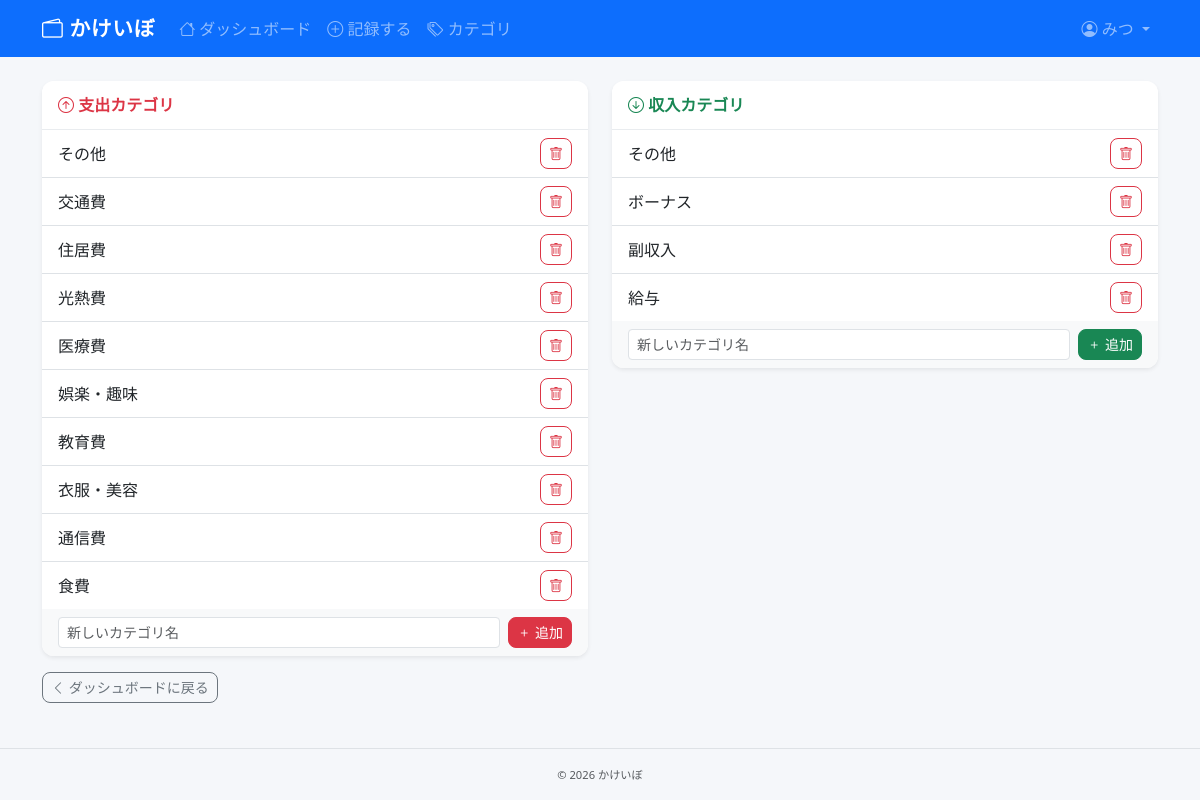
Page /categories (signed in) on the committed database.
### app/models.py (models this page shows, shortened)
class User(UserMixin, db.Model):
    __tablename__ = 'users'
    id = db.Column(db.Integer, primary_key=True)
    username = db.Column(db.String(64), unique=True, nullable=False)
    email = db.Column(db.String(120), unique=True, nullable=False)
    password_hash = db.Column(db.String(256), nullable=False)
    created_at = db.Column(db.DateTime, default=datetime.utcnow)
    categories = db.relationship('Category', backref='user', lazy='dynamic',
                                 cascade='all, delete-orphan')
    transactions = db.relationship('Transaction', backref='user', lazy='dynamic',
                                   cascade='all, delete-orphan')

class Category(db.Model):
    __tablename__ = 'categories'
    id = db.Column(db.Integer, primary_key=True)
    name = db.Column(db.String(50), nullable=False)
    type = db.Column(db.String(10), nullable=False)  # 'income' or 'expense'
    user_id = db.Column(db.Integer, db.ForeignKey('users.id'), nullable=False)
    transactions = db.relationship('Transaction', backref='category', lazy='dynamic')

### app/expenses/routes.py (the view)
@expenses.route('/categories')
@login_required
def categories():
    income_cats = (Category.query
                   .filter_by(user_id=current_user.id, type='income')
                   .order_by(Category.name).all())
    expense_cats = (Category.query
                    .filter_by(user_id=current_user.id, type='expense')
                    .order_by(Category.name).all())
    return render_template('expenses/categories.html',
                           income_cats=income_cats,
                           expense_cats=expense_cats)

### app/models.py (called while the page is built)
@login_manager.user_loader
def load_user(user_id):
    return User.query.get(int(user_id))

### app/templates/expenses/categories.html (shortened to what this page needs)
{% extends 'base.html' %}
{% block content %}
<div class="row g-4">
  <div class="col-md-6">
    <div class="card shadow-sm">
      <div class="card-header fw-semibold text-danger">
        <i class="bi bi-arrow-up-circle"></i> 支出カテゴリ
      </div>
      <ul class="list-group list-group-flush">
        {% for cat in expense_cats %}
        <li class="list-group-item d-flex justify-content-between align-items-center">
          <span>{{ cat.name }}</span>
          <form method="POST"
                action="{{ url_for('expenses.delete_category', category_id=cat.id) }}"
                onsubmit="return confirm('「{{ cat.name }}」を削除しますか？')">
            <button type="submit" class="btn btn-outline-danger btn-sm">
              <i class="bi bi-trash"></i>
            </button>
          </form>
        </li>
        {% else %}
        <li class="list-group-item text-muted">カテゴリがありません</li>
        {% endfor %}
      </ul>
      <div class="card-footer">
        <form method="POST" action="{{ url_for('expenses.add_category') }}" class="d-flex gap-2">
          <input type="text" class="form-control form-control-sm" name="name"
                 placeholder="新しいカテゴリ名" required>
          <button type="submit" class="btn btn-danger btn-sm text-nowrap">
            <i class="bi bi-plus"></i> 追加
          </button>
        </form>
      </div>
    </div>
  </div>
  <div class="col-md-6">
    <div class="card shadow-sm">
      <div class="card-header fw-semibold text-success">
        <i class="bi bi-arrow-down-circle"></i> 収入カテゴリ
      </div>
      <ul class="list-group list-group-flush">
        {% for cat in income_cats %}
        <li class="list-group-item d-flex justify-content-between align-items-center">
          <span>{{ cat.name }}</span>
          <form method="POST"
                action="{{ url_for('expenses.delete_category', category_id=cat.id) }}"
                onsubmit="return confirm('「{{ cat.name }}」を削除しますか？')">
            <button type="submit" class="btn btn-outline-danger btn-sm">
              <i class="bi bi-trash"></i>
            </button>
          </form>
        </li>
        {% else %}
        <li class="list-group-item text-muted">カテゴリがありません</li>
        {% endfor %}
      </ul>
      <div class="card-footer">
        <form method="POST" action="{{ url_for('expenses.add_category') }}" class="d-flex gap-2">
          <input type="text" class="form-control form-control-sm" name="name"
                 placeholder="新しいカテゴリ名" required>
          <button type="submit" class="btn btn-success btn-sm text-nowrap">
            <i class="bi bi-plus"></i> 追加
          </button>
        </form>
      </div>
    </div>
  </div>
</div>
<div class="mt-3">
  <a href="{{ url_for('expenses.index') }}" class="btn btn-outline-secondary btn-sm">
    <i class="bi bi-chevron-left"></i> ダッシュボードに戻る
  </a>
</div>
{% endblock %}

### app/templates/base.html (shortened to what this page needs)
<!DOCTYPE html>
<html lang="ja">
<head>
  <link rel="stylesheet" href="https://cdn.jsdelivr.net/npm/bootstrap@5.3.2/dist/css/bootstrap.min.css">
  <link rel="stylesheet" href="https://cdn.jsdelivr.net/npm/bootstrap-icons@1.11.3/font/bootstrap-icons.min.css">
  <link rel="stylesheet" href="{{ url_for('static', filename='css/style.css') }}">
</head>
<body>
{% if current_user.is_authenticated %}
<nav class="navbar navbar-expand-lg navbar-dark bg-primary">
  <div class="container">
    <a class="navbar-brand fw-bold" href="{{ url_for('expenses.index') }}">
      <i class="bi bi-wallet2"></i> かけいぼ
    </a>
    <div class="collapse navbar-collapse" id="navbarNav">
      <ul class="navbar-nav me-auto">
        <li class="nav-item">
          <a class="nav-link" href="{{ url_for('expenses.index') }}">
            <i class="bi bi-house"></i> ダッシュボード
          </a>
        </li>
        <li class="nav-item">
          <a class="nav-link" href="{{ url_for('expenses.add_transaction') }}">
            <i class="bi bi-plus-circle"></i> 記録する
          </a>
        </li>
        <li class="nav-item">
          <a class="nav-link" href="{{ url_for('expenses.categories') }}">
            <i class="bi bi-tags"></i> カテゴリ
          </a>
        </li>
      </ul>
      <ul class="navbar-nav">
        <li class="nav-item dropdown">
          <a class="nav-link dropdown-toggle" href="#" data-bs-toggle="dropdown">
            <i class="bi bi-person-circle"></i> {{ current_user.username }}
          </a>
        </li>
      </ul>
    </div>
  </div>
</nav>
{% endif %}
<main class="container py-4">
  {% block content %}{% endblock %}
</main>
<footer class="text-center text-muted py-3 border-top mt-auto">
  <small>&copy; 2026 かけいぼ</small>
</footer>
</body>
</html>

### app/static/css/style.css (style rules this page uses)
body { background-color: #f5f7fa; min-height: 100vh; display: flex; flex-direction: column; }
main { flex: 1; }
.navbar-brand { font-size: 1.3rem; letter-spacing: 0.03em; }
.card { border-radius: 0.75rem; border: none; box-shadow: 0 1px 4px rgba(0, 0, 0, 0.08); }
.card-header { background-color: #fff; border-bottom: 1px solid #e9ecef; border-radius: 0.75rem 0.75rem 0 0 !important; padding: 0.75rem 1rem; }
.card-footer { background-color: #f8f9fa; border-top: 1px solid #e9ecef; border-radius: 0 0 0.75rem 0.75rem !important; }
.btn { border-radius: 0.5rem; }
footer { font-size: 0.8rem; }

### rows in the picture
User: username "みつ"
Category: name "その他"
Category: name "交通費"
Category: name "住居費"
Category: name "光熱費"
Category: name "医療費"
Category: name "娯楽・趣味"
Category: name "教育費"
Category: name "衣服・美容"
Category: name "通信費"
Category: name "食費"
Category: name "その他"
Category: name "ボーナス"
Category: name "副収入"
Category: name "給与"
